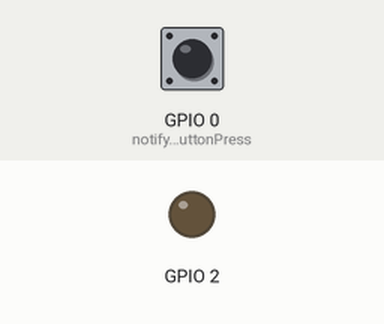
Recording of a sketch running on a simulated ESP8266 (NodeMCU). Parts: output pins drawn as LEDs (lit = HIGH). The test bench sets the inputs (shaded band); at power-on: GPIO 0 (notifyOnButtonPress) LOW. WiFi joins after 1.5 s; servers stay silent unless stated.

Above: at 3.0 s.
3.1 s: GPIO 0 (notifyOnButtonPress) pulled HIGH for 3.2 s
At 4.5 s:
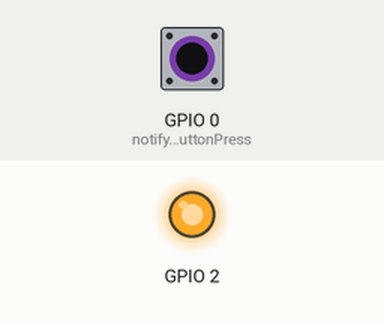
Timing chart, 0 to 7.8 s (numbered marks = the images above; inputs shaded):
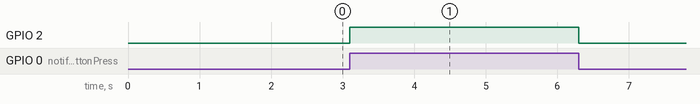

Measured:
- after the input at 3.1 s, GPIO 2: LOW → HIGH at once, → LOW 3.2 s later

The sketch:

Room_automation_slave1.ino
```cpp
#define BLYNK_PRINT Serial


#include <ESP8266WiFi.h>
#include <BlynkSimpleEsp8266.h>

// You should get Auth Token in the Blynk App.
// Go to the Project Settings (nut icon).
char auth[] = "9693a0df7995411cb24f984808f9a344"; //You will get this Auth Token in Gmail if you signin Blynk app with your Gmail ID

// Your WiFi credentials.
// Set password to "" for open networks.
char ssid[] = "CSTEPHANO "; //Enter your WIFI Name
char pass[] = "19022227";//Enter your WIFI Password

WidgetBridge bridge_luz_cuarto(V2);

void notifyOnButtonPress()
{
  // Invert state, since button is "Active LOW"
  int isButtonPressed = digitalRead(0);
  if (isButtonPressed) {
  digitalWrite(2,HIGH);
  bridge_luz_cuarto.virtualWrite(V1,"elc");
  delay(1000);
  }
  else{
  digitalWrite(2,LOW);
  bridge_luz_cuarto.virtualWrite(V1,"alc");
  delay(1000);
  }
}

BLYNK_CONNECTED() {
  // Place the AuthToken of the second hardware here
  bridge_luz_cuarto.setAuthToken("fa45e3f1246248559310a4017b8e5dd8");
}

void setup()
{
  // Debug console
  Serial.begin(9600);
  pinMode(0,INPUT);
  pinMode(2,OUTPUT);


  Blynk.begin(auth, ssid, pass);

  // Other Time library functions can be used, like:
  //   timeStatus(), setSyncInterval(interval)...
  // Read more: http://www.pjrc.com/teensy/td_libs_Time.html

  // Setup notification button on pin 2

  digitalWrite(2,LOW);
  // Attach pin 2 interrupt to our handler
  attachInterrupt(digitalPinToInterrupt(0), notifyOnButtonPress, CHANGE);
}

void loop()
{
  Blynk.run();
}
```
